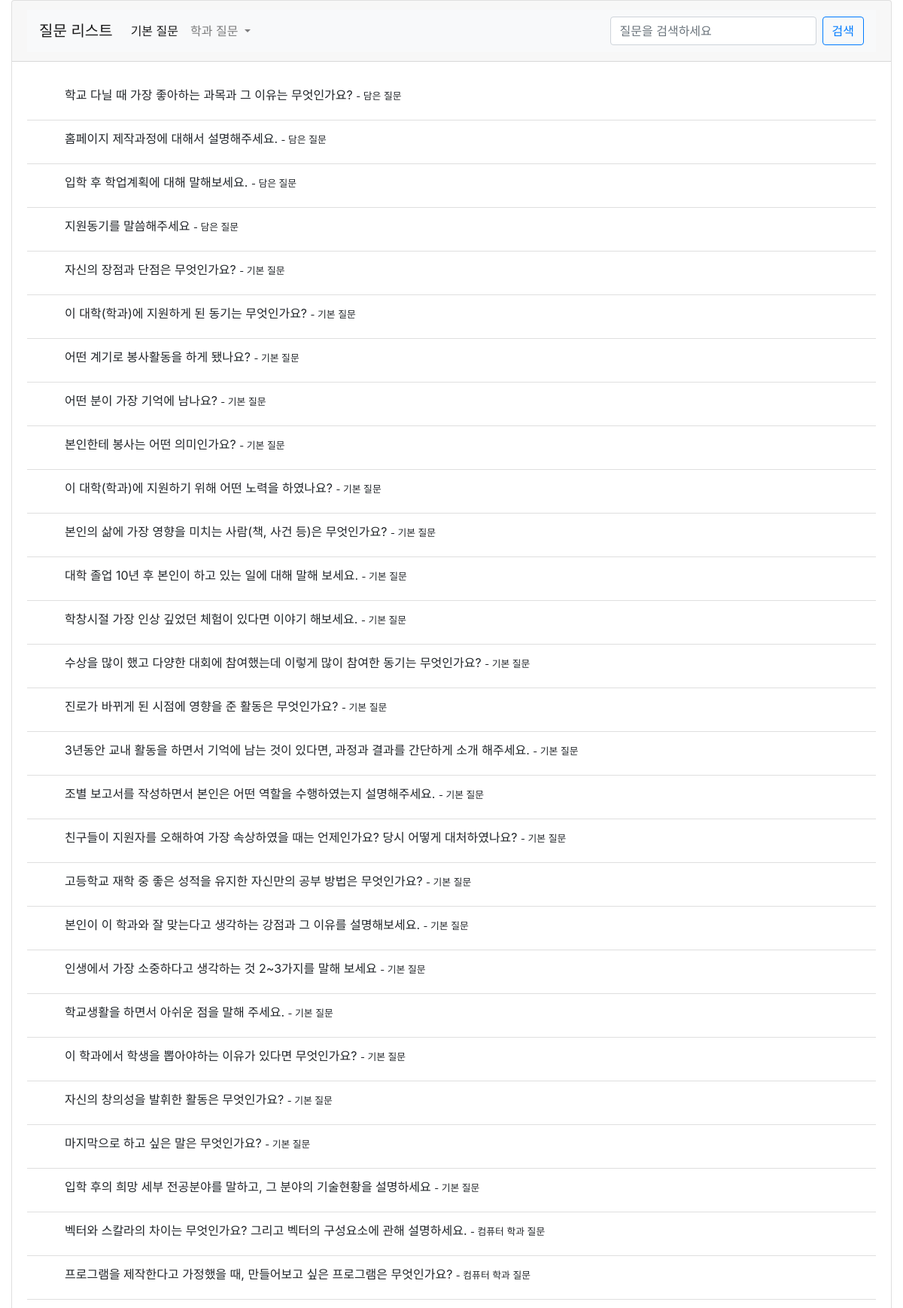
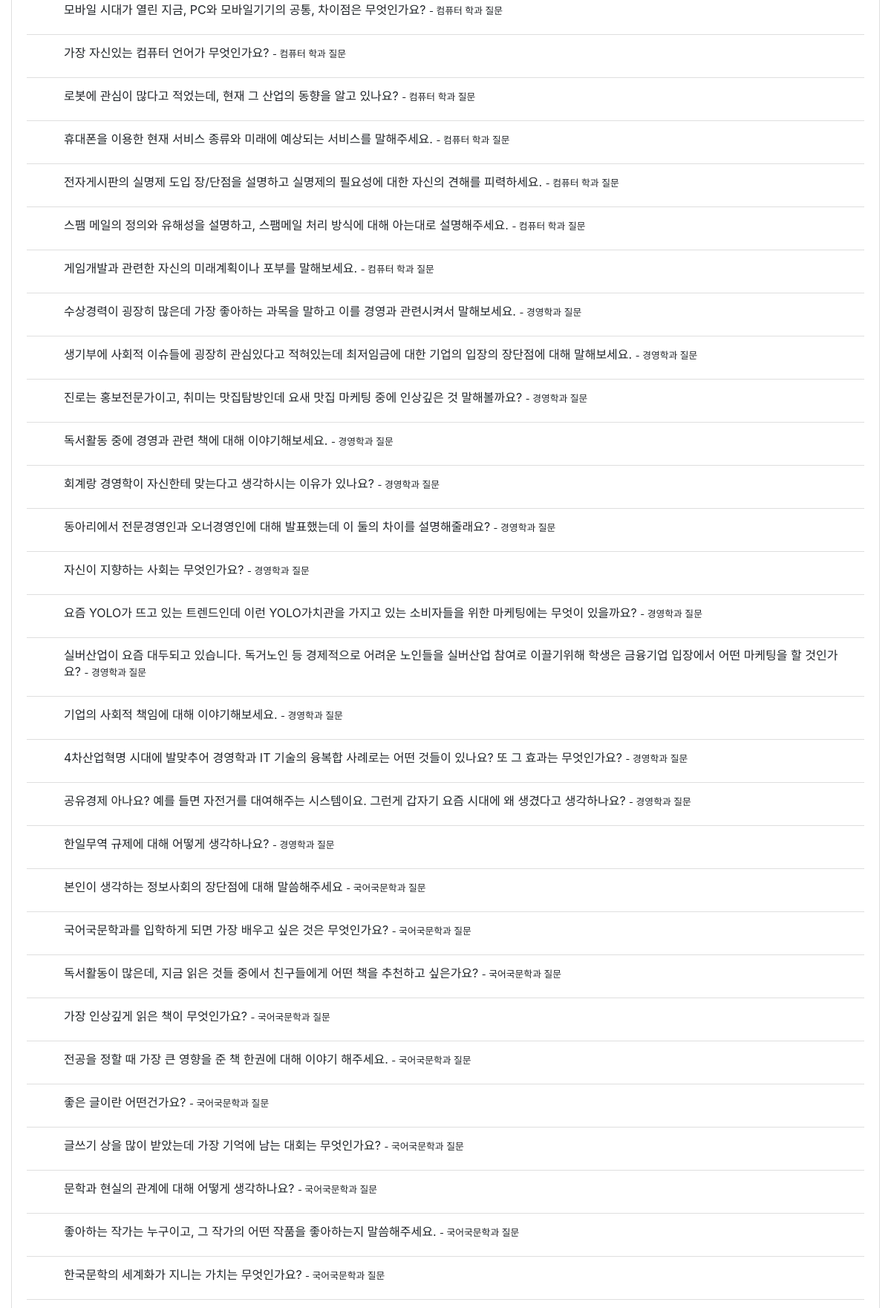
/website/questionList/ (signed in, upper part), run on an earlier commit of the app's database (2 pictures, top to bottom).
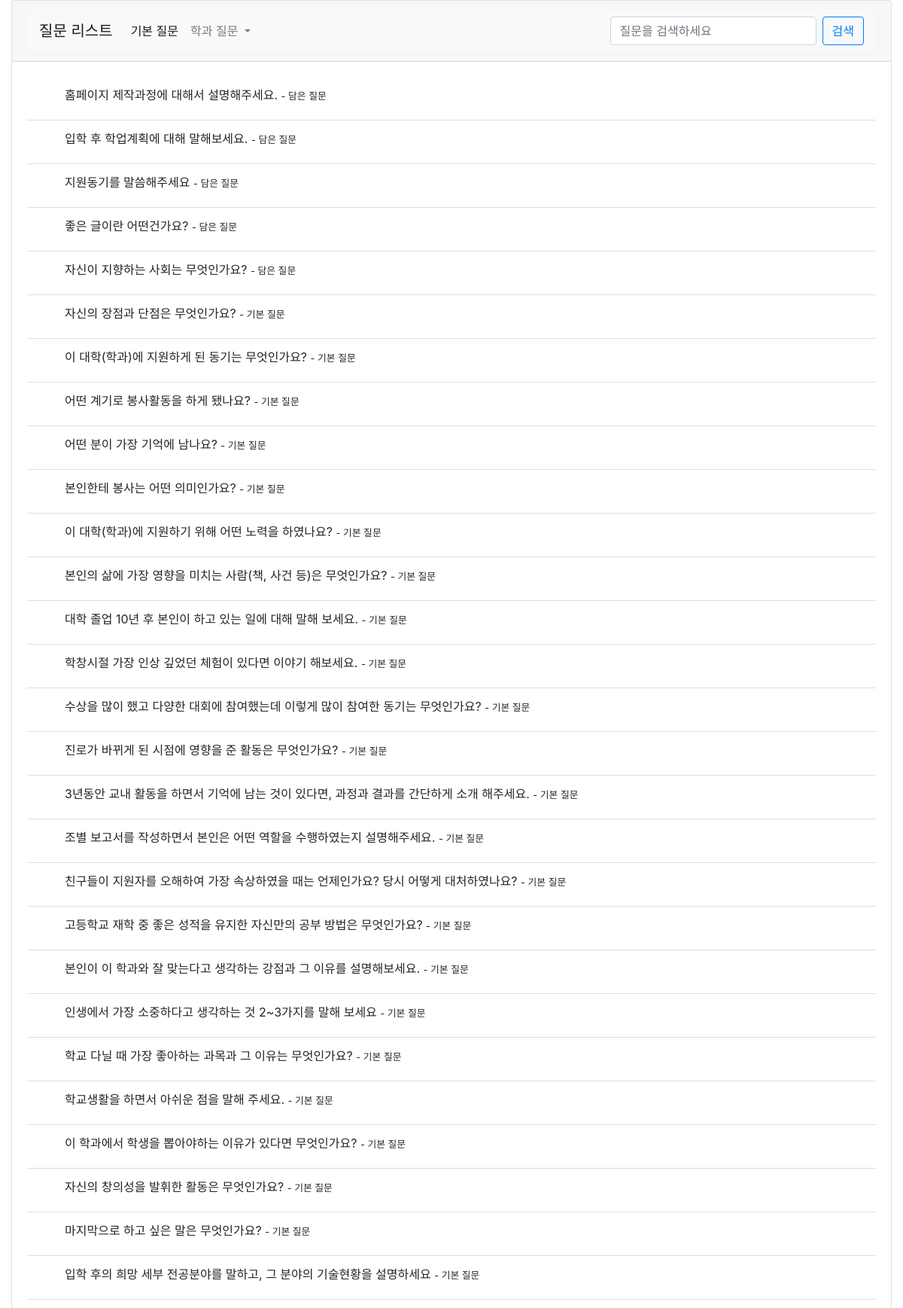
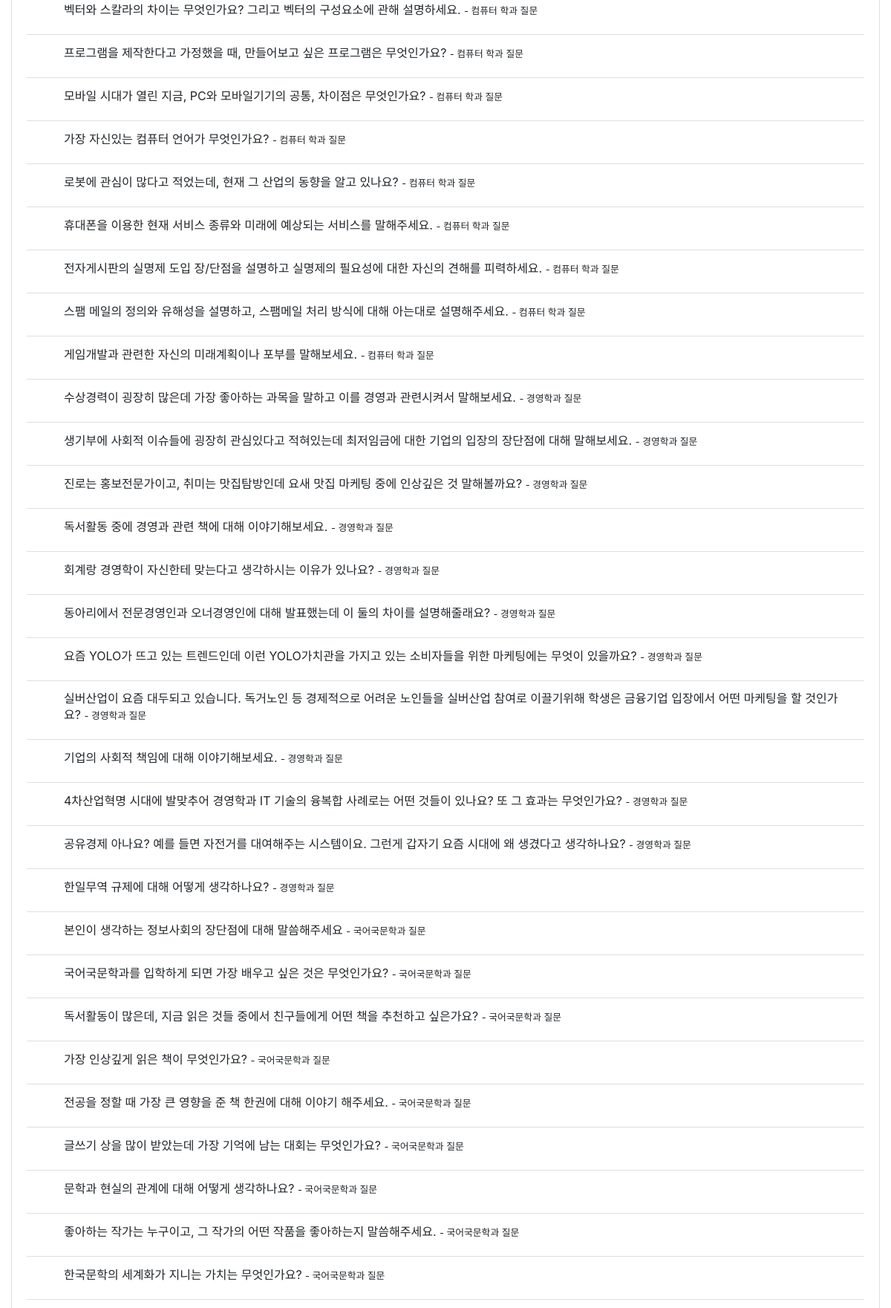
And on a later commit of the database (2 pictures, top to bottom).
### website/models.py (models this page shows, shortened)
class StudentQuestion(models.Model):
    id = models.AutoField(
        primary_key=True,
        unique=True,
        editable=False,
        verbose_name='pk'
    )
    student = models.ForeignKey(User, on_delete=models.CASCADE)
    question = models.ForeignKey(Question, on_delete=models.CASCADE)
    part =  models.IntegerField(null=True, blank=True, verbose_name='종류')
    teacher = models.ForeignKey(Teacher, null=True, blank=True, on_delete=models.CASCADE)

class Question(models.Model):
    id = models.AutoField(
        primary_key=True,
        unique=True,
        editable=False,
        verbose_name='pk'
    )
    question = models.CharField(max_length=100, null=True, blank=True, verbose_name='질문')
    department = models.IntegerField(null=True, blank=True, verbose_name='학과') # 0 : 공통질문
    def __str__(self):
        return self.question

### website/views.py (the view, shortened to what this page needs)
# urls.py: path('questionList/', views.questionList, name='questionList'),
@csrf_exempt
def questionList(request):
    if request.session.get('user'):
        if request.method == "POST":
            if 'question_search' in request.POST:
                question_search = request.POST.get('question_search','')
                myQuestion = StudentQuestion.objects.filter(student__userID=request.session.get('user'),question__question__contains=question_search)
                question = Question.objects.filter(question__contains=question_search)
                if myQuestion.exists():
                    for i in myQuestion:
                        question = question.exclude(id=i.question.id)
                if myQuestion.exists() is False and question.exists() is False:
                    return render(request, 'questionList.html', {'error':'해당 질문이 존재하지 않습니다.'})
                return render(request, 'questionList.html', {'question':question, 'myQuestion':myQuestion})
            question = Question.objects.all()
            myQuestion = StudentQuestion.objects.filter(student__userID=request.session.get('user'))
            if myQuestion.exists():
                for i in myQuestion:
                    question = question.exclude(id=i.question.id)
            return render(request, 'questionList.html', {'question': question, 'myQuestion': myQuestion})
        else:
            question = Question.objects.all()
            myQuestion = StudentQuestion.objects.filter(student__userID=request.session.get('user'))
            if myQuestion.exists():
                for i in myQuestion:
                    question = question.exclude(id=i.question.id)
            return render(request, 'questionList.html', {'question': question, 'myQuestion':myQuestion})

### website/templates/questionlist.html (shortened to what the changed rows need)
{% load static %}
<!doctype html>
<html lang="en">
<head>
    <link href="https://cdn.jsdelivr.net/npm/bootstrap@4.5.3/dist/css/bootstrap.min.css" rel="stylesheet">
    <link rel="stylesheet" href="{% static 'css/questionlist.css' %}">
</head>
<body>
    <div class="container-fluid">
        <div class="card">
            <div class="card-body">
                <ul class="list-group list-group-flush">
                    {% if myQuestion %}
                    {% for questionList in myQuestion %}
                    <li class="list-group-item d-flex justify-content-between align-items-center">
                        <div>
                            <label for="star_{{questionList.id}}">
                            {{questionList.question}}
                            {% if questionList.part == 1 %}
                            <small> - 작성한 질문</small>
                            {% elif questionList.part == 2 %}
                            <small> - 받은 질문</small>
                            {% else %}
                            <small> - 담은 질문</small></label>
                            {% endif %}
                        </div>
                    </li>
                    {% endfor %}
                    {% endif %}
                    {% if question %}
                    {% for questionList in question %}
                    <li class="list-group-item d-flex justify-content-between align-items-center">
                        <div>
                            {%if request.session.user %}
                            <label for="nonstar_{{questionList.id}}">
                            {%else%}
                            <input type="checkbox" name="question[1]" id="nonstar_{{questionList.id}}" value="{{questionList.question}}">
                            <label for="nonstar_{{questionList.id}}">
                            {%endif%}
                            {{questionList.question}}
                                {% if questionList.department == 0 %}
                                <small> - 기본 질문</small>
                                {% elif questionList.department == 1 %}
                                <small> - 컴퓨터 학과 질문</small>
                                {% elif questionList.department == 2 %}
                                <small> - 경영학과 질문</small>
                                {% elif questionList.department == 3 %}
                                <small> - 국어국문학과 질문</small>
                                {% elif questionList.department == 4 %}
                                <small> - 생명공학과 질문</small></label>
                            {% endif %}
                        </div>
                    </li>
                    {% endfor %}
                    {% endif %}
                </ul>
            </div>
        </div>
    </div>
</body>
</html>

What changed in the data, as far as the page shows it:
removed StudentQuestion: question "학교 다닐 때 가장 좋아하는 과목과 그 이유는 무엇인가요?", part "- 담은 질문"
no longer on this page (row unchanged): Question: question "자신이 지향하는 사회는 무엇인가요?", department "- 경영학과 질문"
no longer on this page (row unchanged): Question: question "좋은 글이란 어떤건가요?", department "- 국어국문학과 질문"
added StudentQuestion: question "좋은 글이란 어떤건가요?", part "- 담은 질문"
added StudentQuestion: question "자신이 지향하는 사회는 무엇인가요?", part "- 담은 질문"
now on this page (row unchanged): Question: question "학교 다닐 때 가장 좋아하는 과목과 그 이유는 무엇인가요?", department "- 기본 질문"
